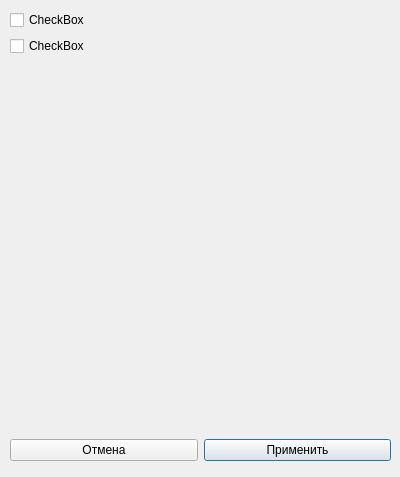
<?xml version="1.0" encoding="UTF-8"?>
<ui version="4.0">
 <class>Settings</class>
 <widget class="QDialog" name="Settings">
  <property name="geometry">
   <rect>
    <x>0</x>
    <y>0</y>
    <width>400</width>
    <height>477</height>
   </rect>
  </property>
  <property name="windowTitle">
   <string>Dialog</string>
  </property>
  <widget class="QWidget" name="gridLayoutWidget">
   <property name="geometry">
    <rect>
     <x>10</x>
     <y>10</y>
     <width>381</width>
     <height>451</height>
    </rect>
   </property>
   <layout class="QGridLayout" name="gridLayout">
    <item row="1" column="1">
     <widget class="QCheckBox" name="checkBox">
      <property name="text">
       <string>CheckBox</string>
      </property>
     </widget>
    </item>
    <item row="2" column="1">
     <spacer name="verticalSpacer">
      <property name="orientation">
       <enum>Qt::Orientation::Vertical</enum>
      </property>
      <property name="sizeHint" stdset="0">
       <size>
        <width>20</width>
        <height>40</height>
       </size>
      </property>
     </spacer>
    </item>
    <item row="3" column="2">
     <widget class="QPushButton" name="applyBtn">
      <property name="text">
       <string>Применить</string>
      </property>
     </widget>
    </item>
    <item row="0" column="1">
     <widget class="QCheckBox" name="checkBox_2">
      <property name="text">
       <string>CheckBox</string>
      </property>
     </widget>
    </item>
    <item row="2" column="2">
     <spacer name="verticalSpacer_2">
      <property name="orientation">
       <enum>Qt::Orientation::Vertical</enum>
      </property>
      <property name="sizeHint" stdset="0">
       <size>
        <width>20</width>
        <height>40</height>
       </size>
      </property>
     </spacer>
    </item>
    <item row="3" column="1">
     <widget class="QPushButton" name="cancelBtn">
      <property name="text">
       <string>Отмена</string>
      </property>
     </widget>
    </item>
   </layout>
  </widget>
 </widget>
 <resources/>
 <connections/>
</ui>
